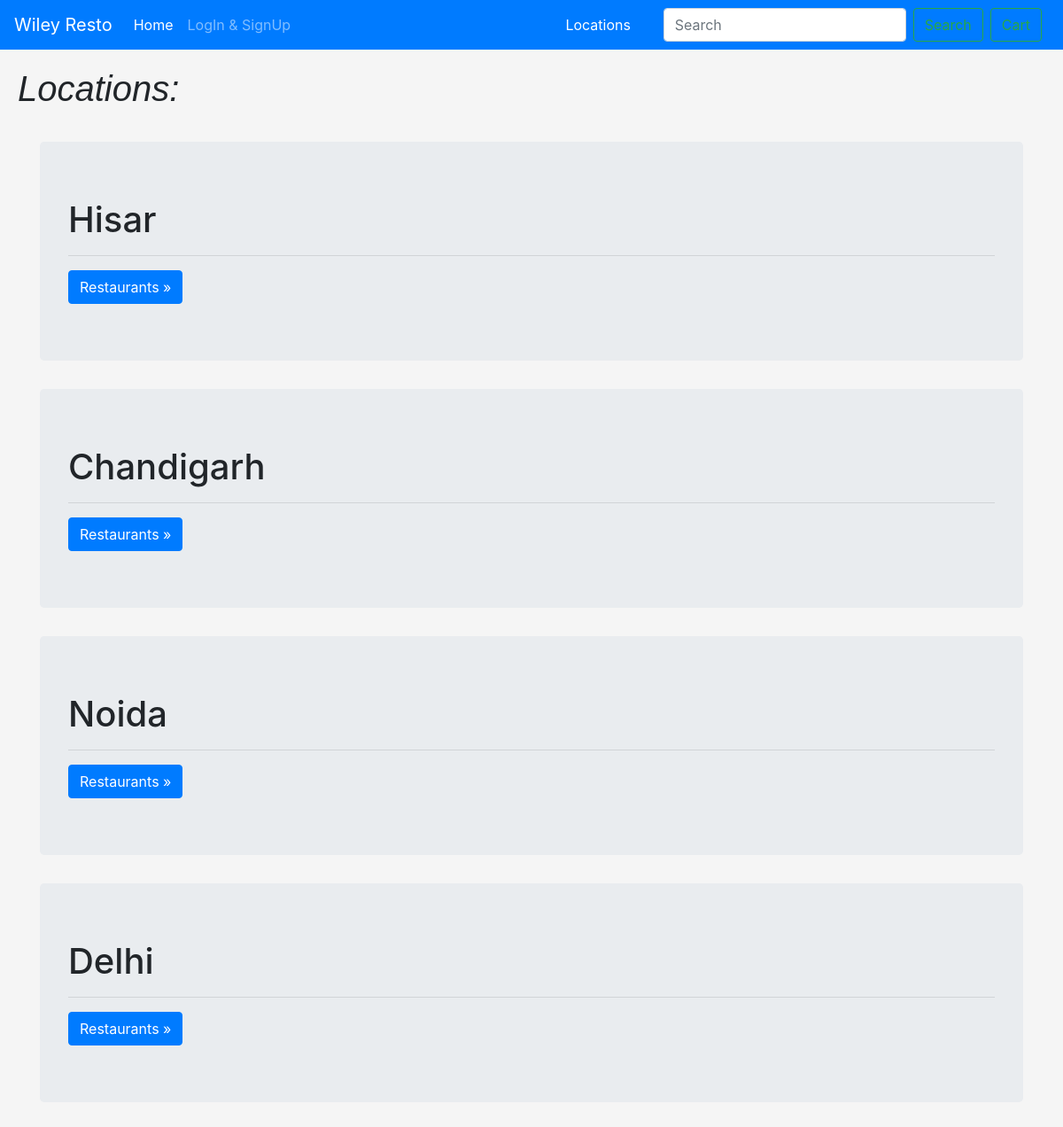
/location/, run on the app's committed database.
### myapp/models.py (models this page shows, shortened)
class Location(models.Model):
	loc=models.CharField(max_length=100)

### myapp/views.py (the view)
# urls.py: path('location/',LocationView.as_view(),name='city'),
class LocationView(ListView):
	model=Location
	context_object_name='location'

### myapp/templates/myapp/location_list.html (shortened to what this page needs)
{% extends 'myapp/base.html' %}
{% block body %}
<h1 class='heading'> Locations: </h1>
<div class="container">
    {% for loc in location %}
    <div class="jumbotron mt-3">
        <h1>{{loc.loc}}</h1>
        <hr>
        <a href="{% url 'restaurant' loc.id %}"><button class='btn btn-primary'>Restaurants »</button></a>
    </div>
    {% endfor %}
</div>
{% endblock %}

### data on the page
Location: loc "Hisar"
Location: loc "Chandigarh"
Location: loc "Noida"
Location: loc "Delhi"
